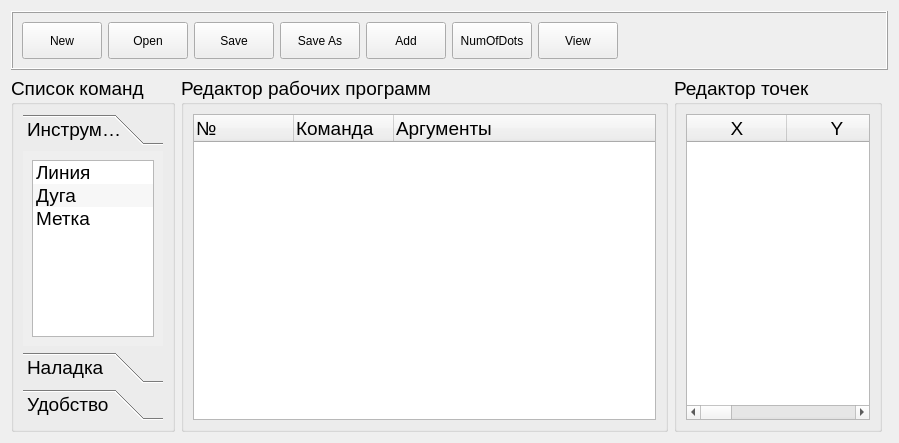
      <widget class="QWidget" name="editor_tab">
       <attribute name="icon">
        <iconset resource="images.qrc">
         <normaloff>:/new/prefix1/images/Editor.png</normaloff>:/new/prefix1/images/Editor.png</iconset>
       </attribute>
       <attribute name="title">
        <string>Редактор</string>
       </attribute>
       <layout class="QGridLayout" name="gridLayout_6">
        <item row="0" column="0" colspan="4">
         <widget class="QFrame" name="controls_frame">
          <property name="sizePolicy">
           <sizepolicy hsizetype="Preferred" vsizetype="Preferred">
            <horstretch>0</horstretch>
            <verstretch>1</verstretch>
           </sizepolicy>
          </property>
          <property name="frameShape">
           <enum>QFrame::Box</enum>
          </property>
          <property name="frameShadow">
           <enum>QFrame::Raised</enum>
          </property>
          <layout class="QGridLayout" name="gridLayout_7">
           <item row="0" column="0">
            <widget class="QPushButton" name="new_button">
             <property name="sizePolicy">
              <sizepolicy hsizetype="Preferred" vsizetype="Preferred">
               <horstretch>0</horstretch>
               <verstretch>0</verstretch>
              </sizepolicy>
             </property>
             <property name="text">
              <string>New</string>
             </property>
             <property name="icon">
              <iconset resource="images.qrc">
               <normaloff>:/new/prefix1/images/FileNew.png</normaloff>:/new/prefix1/images/FileNew.png</iconset>
             </property>
             <property name="iconSize">
              <size>
               <width>64</width>
               <height>64</height>
              </size>
             </property>
            </widget>
           </item>
           <item row="0" column="1">
            <widget class="QPushButton" name="open_button">
             <property name="sizePolicy">
              <sizepolicy hsizetype="Preferred" vsizetype="Preferred">
               <horstretch>0</horstretch>
               <verstretch>0</verstretch>
              </sizepolicy>
             </property>
             <property name="text">
              <string>Open</string>
             </property>
             <property name="icon">
              <iconset resource="images.qrc">
               <normaloff>:/new/prefix1/images/FileOpen.png</normaloff>:/new/prefix1/images/FileOpen.png</iconset>
             </property>
             <property name="iconSize">
              <size>
               <width>64</width>
               <height>64</height>
              </size>
             </property>
            </widget>
           </item>
           <item row="0" column="2">
            <widget class="QPushButton" name="save_button">
             <property name="sizePolicy">
              <sizepolicy hsizetype="Preferred" vsizetype="Preferred">
               <horstretch>0</horstretch>
               <verstretch>0</verstretch>
              </sizepolicy>
             </property>
             <property name="text">
              <string>Save</string>
             </property>
             <property name="icon">
              <iconset resource="images.qrc">
               <normaloff>:/new/prefix1/images/Save.png</normaloff>:/new/prefix1/images/Save.png</iconset>
             </property>
             <property name="iconSize">
              <size>
               <width>64</width>
               <height>64</height>
              </size>
             </property>
            </widget>
           </item>
           <item row="0" column="3">
            <widget class="QPushButton" name="saveas_button">
             <property name="sizePolicy">
              <sizepolicy hsizetype="Preferred" vsizetype="Preferred">
               <horstretch>0</horstretch>
               <verstretch>0</verstretch>
              </sizepolicy>
             </property>
             <property name="text">
              <string>Save As</string>
             </property>
             <property name="icon">
              <iconset resource="images.qrc">
               <normaloff>:/new/prefix1/images/SaveAs.png</normaloff>:/new/prefix1/images/SaveAs.png</iconset>
             </property>
             <property name="iconSize">
              <size>
               <width>64</width>
               <height>64</height>
              </size>
             </property>
            </widget>
           </item>
           <item row="0" column="4">
            <widget class="QPushButton" name="add_button">
             <property name="sizePolicy">
              <sizepolicy hsizetype="Preferred" vsizetype="Preferred">
               <horstretch>0</horstretch>
               <verstretch>0</verstretch>
              </sizepolicy>
             </property>
             <property name="text">
              <string>Add</string>
             </property>
             <property name="icon">
              <iconset resource="images.qrc">
               <normaloff>:/new/prefix1/images/Plus.png</normaloff>:/new/prefix1/images/Plus.png</iconset>
             </property>
             <property name="iconSize">
              <size>
               <width>64</width>
               <height>64</height>
              </size>
             </property>
            </widget>
           </item>
           <item row="0" column="5">
            <widget class="QPushButton" name="numofdots_button">
             <property name="sizePolicy">
              <sizepolicy hsizetype="Preferred" vsizetype="Preferred">
               <horstretch>0</horstretch>
               <verstretch>0</verstretch>
              </sizepolicy>
             </property>
             <property name="text">
              <string>NumOfDots</string>
             </property>
             <property name="icon">
              <iconset resource="images.qrc">
               <normaloff>:/new/prefix1/images/NumOfDots.png</normaloff>:/new/prefix1/images/NumOfDots.png</iconset>
             </property>
             <property name="iconSize">
              <size>
               <width>64</width>
               <height>64</height>
              </size>
             </property>
            </widget>
           </item>
           <item row="0" column="6">
            <widget class="QPushButton" name="view_button">
             <property name="sizePolicy">
              <sizepolicy hsizetype="Preferred" vsizetype="Preferred">
               <horstretch>0</horstretch>
               <verstretch>0</verstretch>
              </sizepolicy>
             </property>
             <property name="text">
              <string>View</string>
             </property>
             <property name="icon">
              <iconset resource="images.qrc">
               <normaloff>:/new/prefix1/images/View.png</normaloff>:/new/prefix1/images/View.png</iconset>
             </property>
             <property name="iconSize">
              <size>
               <width>64</width>
               <height>64</height>
              </size>
             </property>
            </widget>
           </item>
           <item row="0" column="7">
            <spacer name="horizontalSpacer">
             <property name="orientation">
              <enum>Qt::Horizontal</enum>
             </property>
             <property name="sizeHint" stdset="0">
              <size>
               <width>228</width>
               <height>20</height>
              </size>
             </property>
            </spacer>
           </item>
          </layout>
         </widget>
        </item>
        <item row="1" column="2">
         <widget class="QGroupBox" name="points_editor_box">
          <property name="sizePolicy">
           <sizepolicy hsizetype="Preferred" vsizetype="Preferred">
            <horstretch>3</horstretch>
            <verstretch>6</verstretch>
           </sizepolicy>
          </property>
          <property name="baseSize">
           <size>
            <width>0</width>
            <height>0</height>
           </size>
          </property>
          <property name="font">
           <font>
            <pointsize>14</pointsize>
           </font>
          </property>
          <property name="title">
           <string>Редактор точек</string>
          </property>
          <property name="flat">
           <bool>false</bool>
          </property>
          <property name="checkable">
           <bool>false</bool>
          </property>
          <layout class="QGridLayout" name="gridLayout_16">
           <item row="0" column="0">
            <widget class="QTableWidget" name="points_table_widget_2">
             <property name="alternatingRowColors">
              <bool>false</bool>
             </property>
             <property name="selectionMode">
              <enum>QAbstractItemView::ExtendedSelection</enum>
             </property>
             <property name="selectionBehavior">
              <enum>QAbstractItemView::SelectItems</enum>
             </property>
             <column>
              <property name="text">
               <string>X</string>
              </property>
             </column>
             <column>
              <property name="text">
               <string>Y</string>
              </property>
             </column>
             <column>
              <property name="text">
               <string>Z</string>
              </property>
             </column>
             <column>
              <property name="text">
               <string>A</string>
              </property>
             </column>
             <column>
              <property name="text">
               <string>B</string>
              </property>
             </column>
            </widget>
           </item>
          </layout>
         </widget>
        </item>
        <item row="1" column="1">
         <widget class="QGroupBox" name="program_editor_box">
          <property name="sizePolicy">
           <sizepolicy hsizetype="Preferred" vsizetype="Preferred">
            <horstretch>7</horstretch>
            <verstretch>6</verstretch>
           </sizepolicy>
          </property>
          <property name="baseSize">
           <size>
            <width>0</width>
            <height>0</height>
           </size>
          </property>
          <property name="font">
           <font>
            <pointsize>14</pointsize>
           </font>
          </property>
          <property name="title">
           <string>Редактор рабочих программ</string>
          </property>
          <property name="flat">
           <bool>false</bool>
          </property>
          <property name="checkable">
           <bool>false</bool>
          </property>
          <layout class="QVBoxLayout" name="verticalLayout_2">
           <item>
            <widget class="QTreeWidget" name="editor_treeWidget">
             <property name="alternatingRowColors">
              <bool>true</bool>
             </property>
             <column>
              <property name="text">
               <string notr="true">№</string>
              </property>
             </column>
             <column>
              <property name="text">
               <string>Команда</string>
              </property>
             </column>
             <column>
              <property name="text">
               <string>Аргументы</string>
              </property>
             </column>
            </widget>
           </item>
          </layout>
         </widget>
        </item>
        <item row="1" column="0">
         <widget class="QGroupBox" name="command_list_box">
          <property name="sizePolicy">
           <sizepolicy hsizetype="Preferred" vsizetype="Preferred">
            <horstretch>2</horstretch>
            <verstretch>6</verstretch>
           </sizepolicy>
          </property>
          <property name="baseSize">
           <size>
            <width>0</width>
            <height>0</height>
           </size>
          </property>
          <property name="font">
           <font>
            <family>MS Shell Dlg 2</family>
            <pointsize>14</pointsize>
           </font>
          </property>
          <property name="title">
           <string>Список команд</string>
          </property>
          <layout class="QGridLayout" name="gridLayout_8">
           <item row="0" column="0">
            <widget class="QToolBox" name="toolBox">
             <property name="currentIndex">
              <number>0</number>
             </property>
             <widget class="QWidget" name="page_1">
              <property name="geometry">
               <rect>
                <x>0</x>
                <y>0</y>
                <width>186</width>
                <height>357</height>
               </rect>
              </property>
              <attribute name="label">
               <string>Инструменты</string>
              </attribute>
              <layout class="QVBoxLayout" name="verticalLayout_19">
               <item>
                <widget class="QListWidget" name="commands_tools_listWidget">
                 <property name="dragEnabled">
                  <bool>true</bool>
                 </property>
                 <property name="dragDropMode">
                  <enum>QAbstractItemView::DragOnly</enum>
                 </property>
                 <property name="defaultDropAction">
                  <enum>Qt::LinkAction</enum>
                 </property>
                 <property name="alternatingRowColors">
                  <bool>true</bool>
                 </property>
                 <item>
                  <property name="text">
                   <string>Линия</string>
                  </property>
                 </item>
                 <item>
                  <property name="text">
                   <string>Дуга</string>
                  </property>
                 </item>
                 <item>
                  <property name="text">
                   <string>Метка</string>
                  </property>
                 </item>
                </widget>
               </item>
              </layout>
             </widget>
             <widget class="QWidget" name="page_2">
              <property name="geometry">
               <rect>
                <x>0</x>
                <y>0</y>
                <width>186</width>
                <height>357</height>
               </rect>
              </property>
              <attribute name="label">
               <string>Наладка</string>
              </attribute>
             </widget>
             <widget class="QWidget" name="page_3">
              <property name="geometry">
               <rect>
                <x>0</x>
                <y>0</y>
                <width>186</width>
                <height>357</height>
               </rect>
              </property>
              <attribute name="label">
               <string>Удобство</string>
              </attribute>
             </widget>
            </widget>
           </item>
          </layout>
         </widget>
        </item>
       </layout>
      </widget>
